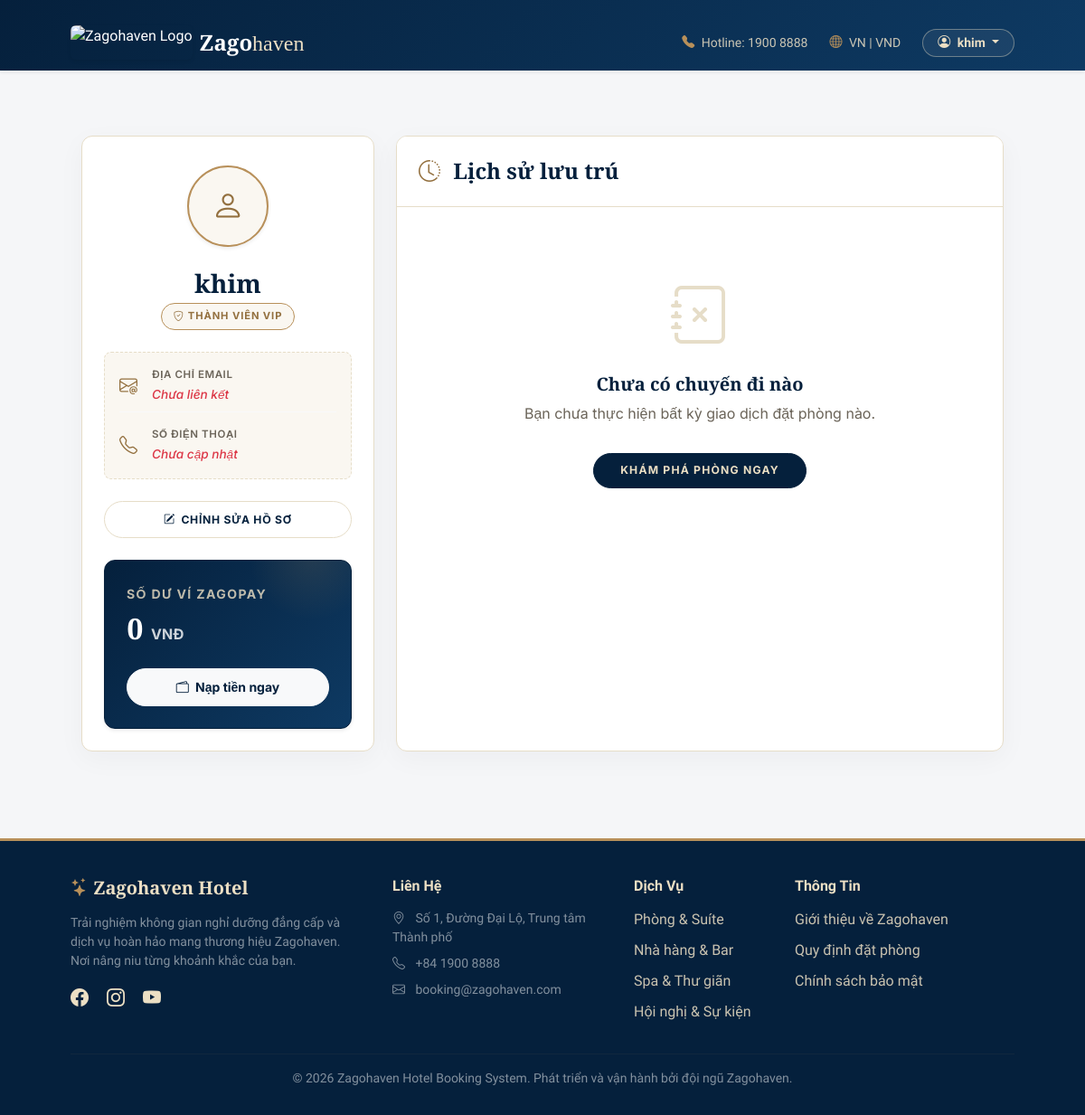
The page /profile/ (signed in) on the database as committed earlier.
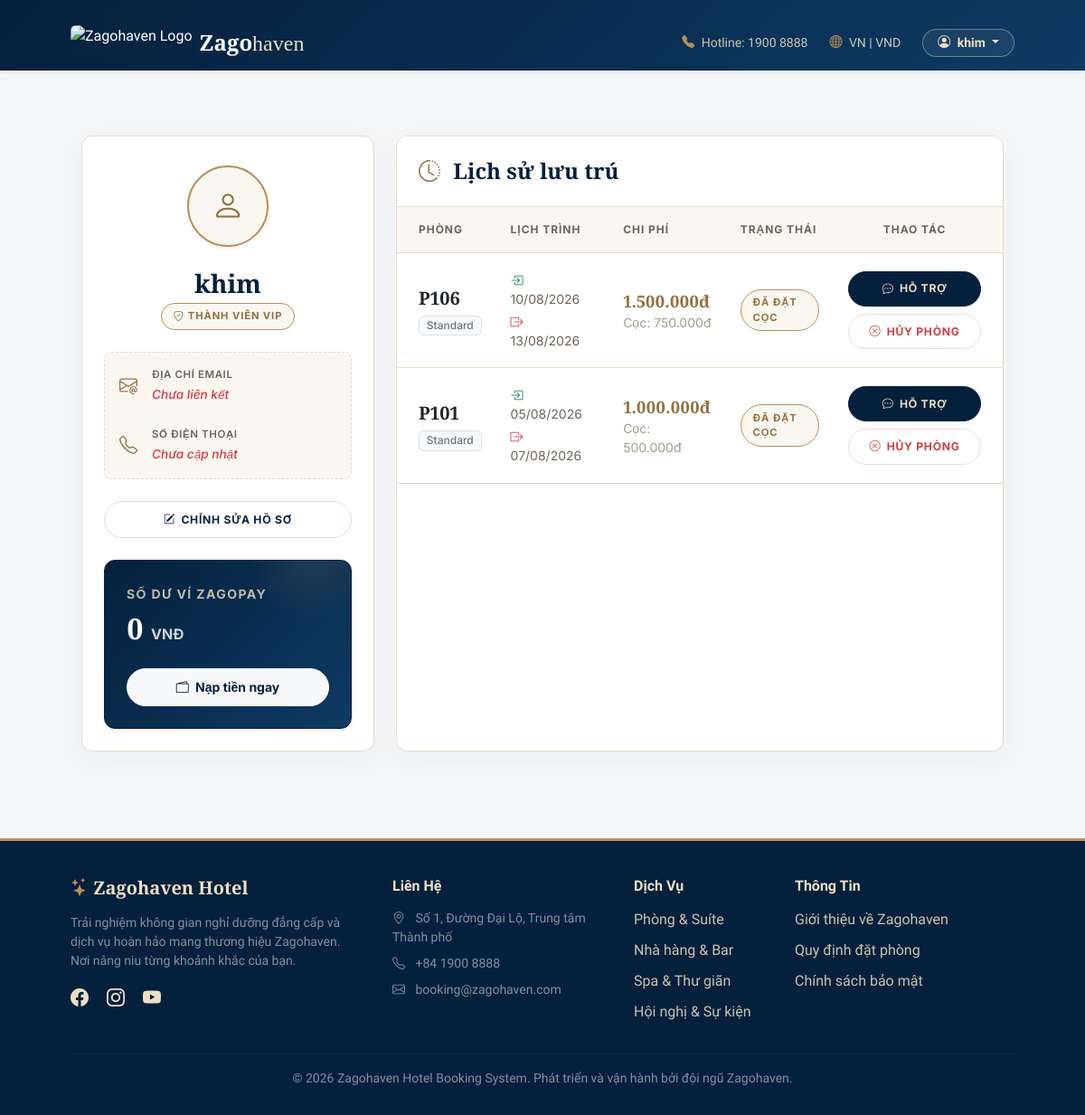
The same page on the database as committed later.
### booking/models.py (models this page shows, shortened)
class Booking(models.Model):
    STATUS_CHOICES = (
        ('PENDING', 'Chờ thanh toán cọc'),
        ('CONFIRMED', 'Đã cọc - Giữ phòng'),
        ('CHECKED_IN', 'Khách đang ở'),
        ('CHECKED_OUT', 'Đã trả phòng'),
        ('CANCELLED', 'Đã hủy'),
        ('EXPIRED', 'Hủy - Quá hạn thanh toán'),
    )
    user = models.ForeignKey(User, on_delete=models.CASCADE)
    room = models.ForeignKey(Room, on_delete=models.CASCADE)
    check_in = models.DateField()
    check_out = models.DateField()
    total_price = models.DecimalField(max_digits=12, decimal_places=2, null=True, blank=True)
    deposit_amount = models.DecimalField(max_digits=12, decimal_places=2, null=True, blank=True, verbose_name="Tiền cọc (50%)")
    status = models.CharField(max_length=20, choices=STATUS_CHOICES, default='PENDING')
    is_active = models.BooleanField(default=True)
    created_at = models.DateTimeField(auto_now_add=True, null=True)
    actual_check_in = models.DateTimeField(null=True, blank=True, verbose_name="Giờ vào thực tế")
    actual_check_out = models.DateTimeField(null=True, blank=True, verbose_name="Giờ ra thực tế")
    cancellation_requested = models.BooleanField(default=False, verbose_name="Khách yêu cầu hủy")
    guest_full_name = models.CharField(max_length=100, blank=True, null=True,
                                     verbose_name="Tên khách lưu trú")
    guest_cccd = models.CharField(max_length=20, blank=True, null=True,
                                verbose_name="Số CCCD / CMND / Passport")
    guest_phone = models.CharField(max_length=15, blank=True, null=True,
                                 verbose_name="Số điện thoại khách")
    cccd_image = models.ImageField(upload_to='cccd/', blank=True, null=True)
    rate_plan = models.ForeignKey('RatePlan', on_delete=models.SET_NULL, null=True, blank=True, verbose_name="Gói giá")
    coupon = models.ForeignKey('Coupon', on_delete=models.SET_NULL, null=True, blank=True, verbose_name="Mã KM áp dụng")
    discount_amount = models.DecimalField(max_digits=12, decimal_places=2, default=0, verbose_name="Tiền được giảm")
    class Meta:
        verbose_name = "Đơn đặt phòng"
        verbose_name_plural = "Các đơn đặt phòng"

class Room(models.Model):
    HOUSEKEEPING_STATUS = (
        ('CLEAN', 'Sạch sẽ - Sẵn sàng đón khách'),
        ('DIRTY', 'Chưa dọn - Khách vừa check-out'),
        ('MAINTENANCE', 'Đang bảo trì/Sửa chữa'),
    )
    category = models.ForeignKey(RoomCategory, on_delete=models.CASCADE, verbose_name="Thuộc loại phòng")
    room_number = models.CharField(max_length=10, unique=True, verbose_name="Số phòng")
    is_available = models.BooleanField(default=True, verbose_name="Còn trống")
    housekeeping_status = models.CharField(max_length=20, choices=HOUSEKEEPING_STATUS, default='CLEAN', verbose_name="Tình trạng dọn dẹp")
    description = models.TextField(default="Phòng sang trọng với đầy đủ tiện nghi.", verbose_name="Mô tả thêm")
    image = models.ImageField(upload_to='rooms/', null=True, blank=True, verbose_name="Ảnh đại diện")
    class Meta:
        verbose_name = "Phòng"
        verbose_name_plural = "Danh sách phòng"

class RoomCategory(models.Model):
    name = models.CharField(max_length=50)
    price_per_night = models.DecimalField(max_digits=10, decimal_places=2)
    capacity = models.IntegerField(default=2)
    class Meta:
        verbose_name = "Loại phòng"
        verbose_name_plural = "Các loại phòng"

### booking/views.py (the view, shortened to what this page needs)
# urls.py: path('profile/', booking_views.user_profile, name='user_profile'),
@login_required(login_url='login')
def user_profile(request):
    auto_cancel_overdue_bookings()
    profile, created = UserProfile.objects.get_or_create(user=request.user)
    bookings = Booking.objects.filter(user=request.user).order_by('-check_in')
    return render(request, 'booking/profile.html', {
        'profile': profile,
        'bookings': bookings
    })

### booking/context_processors.py (called while the page is built)
def unread_messages(request):
    if not request.user.is_authenticated:
        return {'unread_message_count': 0}
    if request.user.is_staff:
        count = Message.objects.filter(is_read=False, sender__is_staff=False).count()
    else:
        count = Message.objects.filter(
            conversation__customer=request.user,
            is_read=False,
            sender__is_staff=True,
        ).count()
    return {'unread_message_count': count}

### booking/templates/booking/profile.html (shortened to what the changed rows need)
{% extends 'base.html' %}
{% block content %}
<div class="container mt-5 mb-5 lux-profile-page">
    <div class="row g-4">
        <div class="col-lg-4">
            <div class="lux-card text-center p-4 h-100">
                <div class="lux-wallet-card p-4 text-start shadow-sm">
                    <h2 class="lux-serif fw-bold mt-2 mb-0 text-white">{{ profile.balance|floatformat:"0g" }} <span class="fs-6" style="opacity: 0.8; font-family: 'Inter', sans-serif;">VNĐ</span></h2>
                </div>
            </div>
        </div>
        <div class="col-lg-8">
            <div class="lux-card h-100 overflow-hidden">
                <div class="p-0">
                    {% if bookings %}
                        <div class="table-responsive">
                            <table class="table lux-table align-middle mb-0">
                                <thead>
                                    <tr>
                                        <th class="ps-4">Phòng</th>
                                        <th>Lịch trình</th>
                                        <th>Chi phí</th>
                                        <th>Trạng thái</th>
                                        <th class="text-center pe-4" style="min-width: 140px;">Thao tác</th>
                                    </tr>
                                </thead>
                                <tbody>
                                    {% for b in bookings %}
                                    <tr>
                                        <td class="ps-4">
                                            <span class="lux-serif fw-bold text-dark fs-5 d-block">{{ b.room.room_number }}</span>
                                            <span class="badge bg-light text-secondary border mt-1" style="font-weight: 500;">{{ b.room.category.name }}</span>
                                        </td>
                                        <td>
                                            <div class="small mb-1"><i class="bi bi-box-arrow-in-right text-success me-1"></i> {{ b.check_in|date:"d/m/Y" }}</div>
                                            <div class="small"><i class="bi bi-box-arrow-right text-danger me-1"></i> {{ b.check_out|date:"d/m/Y" }}</div>
                                        </td>
                                        <td>
                                            <div class="lux-price">{{ b.total_price|floatformat:"0g" }}đ</div>
                                            <div class="small" style="color: var(--stone-light);">Cọc: {{ b.deposit_amount|floatformat:"0g" }}đ</div>
                                        </td>
                                        <td>
                                            {% if b.cancellation_requested %}
                                                <span class="lux-badge lux-badge-warning"><i class="bi bi-hourglass-split"></i> Chờ duyệt hủy</span>
                                            {% elif b.status == 'PENDING' %}
                                                <span class="lux-badge lux-badge-warning">Chờ thanh toán</span>
                                            {% elif b.status == 'CONFIRMED' %}
                                                <span class="lux-badge lux-badge-success">Đã đặt cọc</span>
                                            {% elif b.status == 'CHECKED_IN' %}
                                                <span class="lux-badge lux-badge-info">Đang lưu trú</span>
                                            {% elif b.status == 'CHECKED_OUT' %}
                                                <span class="lux-badge lux-badge-muted">Đã trả phòng</span>
                                            {% elif b.status == 'CANCELLED' %}
                                                <span class="lux-badge lux-badge-muted">Đã hủy</span>
                                            {% elif b.status == 'EXPIRED' %}
                                                <span class="lux-badge lux-badge-danger"><i class="bi bi-x-circle"></i> Quá hạn</span>
                                            {% elif not b.is_active %}
                                                <span class="lux-badge lux-badge-muted">Đã hủy</span>
                                            {% endif %}
                                        </td>
                                        <td class="text-center pe-4">
                                            <div class="d-flex flex-column gap-2">
                                                <a href="{% url 'new_conversation' %}?booking={{ b.id }}" class="btn-lux-outline w-100" title="Liên hệ hỗ trợ">
                                                    <i class="bi bi-chat-dots"></i> Hỗ trợ
                                                </a>
                                                {% if not b.is_active or b.status == 'CANCELLED' or b.status == 'EXPIRED' or b.cancellation_requested %}
                                                    <button class="btn-lux-sold w-100" disabled>
                                                        <i class="bi bi-slash-circle"></i> Đóng
                                                    </button>
                                                {% elif b.rate_plan and b.rate_plan.cancellation_policy == 'NON_REFUNDABLE' %}
                                                    <button class="btn-lux-sold w-100" disabled title="Gói không hoàn tiền">
                                                        <i class="bi bi-lock"></i> Không hoàn hủy
                                                    </button>
                                                {% elif b.status == 'CONFIRMED' %}
                                                    <button class="btn-lux-danger-outline w-100" data-bs-toggle="modal" data-bs-target="#cancelModal{{ b.id }}">
                                                        <i class="bi bi-x-circle"></i> Hủy phòng
                                                    </button>
                                                {% else %}
                                                    <button class="btn-lux-sold w-100" disabled>
                                                        <i class="bi bi-dash-circle"></i> Không thể hủy
                                                    </button>
                                                {% endif %}
                                            </div>
                                        </td>
                                    </tr>
                                    {% endfor %}
                                </tbody>
                            </table>
                        </div>
                    {% else %}
                        <div class="text-center py-5 my-4">
                            <i class="bi bi-journal-x d-block mb-3" style="font-size: 4rem; color: var(--line);"></i>
                            <h5 class="lux-serif fw-bold mb-2">Chưa có chuyến đi nào</h5>
                            <p style="color: var(--stone);">Bạn chưa thực hiện bất kỳ giao dịch đặt phòng nào.</p>
                            <a href="{% url 'room_list' %}" class="btn-lux-apply mt-3 text-decoration-none d-inline-block">Khám phá phòng ngay</a>
                        </div>
                    {% endif %}
                </div>
            </div>
        </div>
    </div>
</div>
{% endblock %}

Rows that differ between the two databases and show on the page:
added Booking: room.room_number "P106", room.category.name "Standard", check_in "10/08/2026", check_out "13/08/2026", total_price "1.500.000", deposit_amount "750.000", cancellation_requested "ĐÃ ĐẶT CỌC"
added Booking: room.room_number "P101", room.category.name "Standard", check_in "05/08/2026", check_out "07/08/2026", total_price "1.000.000", deposit_amount "500.000", cancellation_requested "ĐÃ ĐẶT CỌC"
Other text that changed with them:
text no longer shown: "Chưa có chuyến đi nào Bạn chưa thực hiện bất kỳ giao dịch đặt phòng nào. KHÁM PHÁ PHÒNG NGAY"
text now shown: "PHÒNG LỊCH TRÌNH CHI PHÍ TRẠNG THÁI THAO TÁC"
